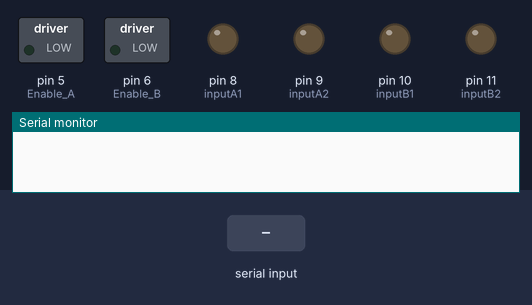
A sketch run on a simulated Arduino Uno, built with avr-gcc and run on an emulated ATmega328P. On the bench: switched loads named in the sketch (green lamp = pin HIGH), output pins drawn as LEDs (lit = HIGH), the last lines printed to the serial monitor. Inputs (shaded band) come from the test bench.

Above: at 1.2 s.
1.3 s: "1" received over Serial
At 1.6 s:
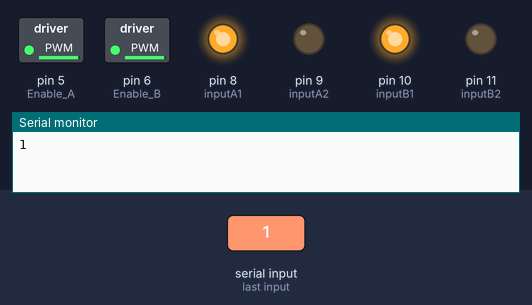
2.8 s: "2" received over Serial
At 3.9 s:
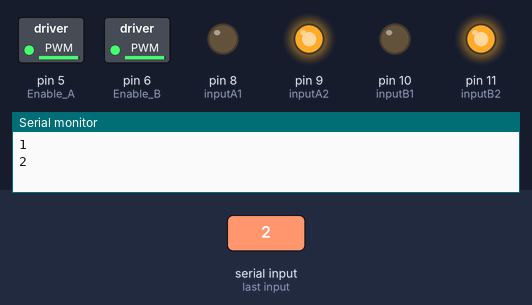
4.3 s: "3" received over Serial
At 5.1 s:
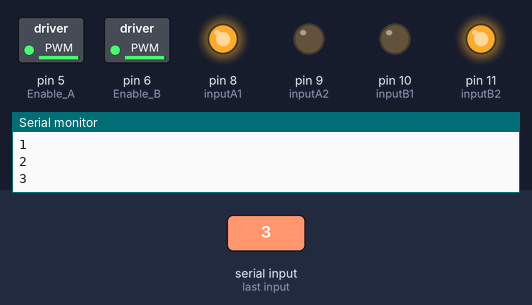
5.8 s: "4" received over Serial
At 6.2 s:
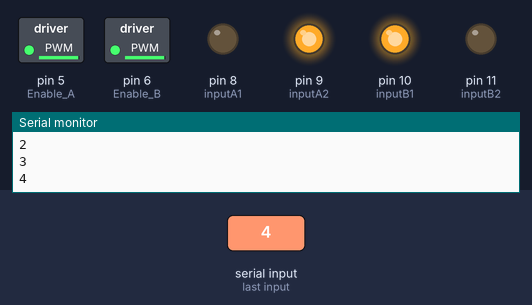
7.3 s: "5" received over Serial
At 8.5 s:
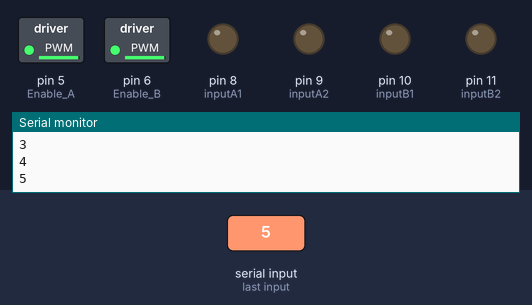
Timing chart, 0 to 9.8 s (numbered marks = the images above; inputs shaded):
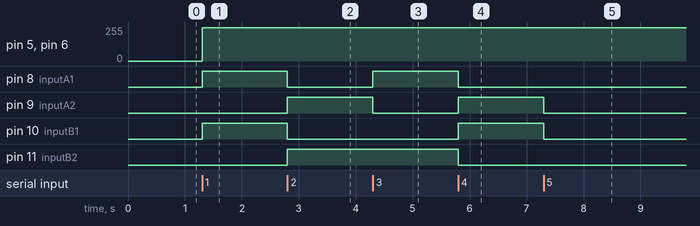

Measured:
- after the input at 1.3 s, pin 5 (Enable_A), pin 6 (Enable_B): 0/255 → 250/255 at once; pin 8 (inputA1), pin 10 (inputB1): LOW → HIGH at once
- after the input at 2.8 s, pin 8 (inputA1), pin 10 (inputB1): HIGH → LOW at once; pin 9 (inputA2), pin 11 (inputB2): LOW → HIGH at once
- after the input at 4.3 s, pin 8 (inputA1): LOW → HIGH at once; pin 9 (inputA2): HIGH → LOW at once
- after the input at 5.8 s, pin 8 (inputA1), pin 11 (inputB2): HIGH → LOW at once; pin 9 (inputA2), pin 10 (inputB1): LOW → HIGH at once
- after the input at 7.3 s, pin 9 (inputA2), pin 10 (inputB1): HIGH → LOW at once

The sketch:

main.ino
```cpp
const int inputA1 = 8;       // Sol motorların Kontrolü
const int inputA2 = 9;       // Sol motorların Kontrolü
const int inputB1 = 10;       // Sağ motorların Kontrolü
const int inputB2 = 11;       // Sağ motorların Kontrolü
const int Enable_A = 5;
const int Enable_B = 6;

int speed = 250;

String inputString="";
char junk;

void setup() {
  pinMode(inputA1, OUTPUT);
  pinMode(inputA2, OUTPUT);
  pinMode(inputB1, OUTPUT);
  pinMode(inputB2, OUTPUT);
  pinMode(Enable_A, OUTPUT);
  pinMode(Enable_B, OUTPUT);
  Serial.begin(9600);
}

void loop() {
  if(Serial.available()){
  while(Serial.available())
    {
      char inChar = (char)Serial.read();
      inputString += inChar;
    }
    Serial.println(inputString);
    while (Serial.available() > 0)
    { junk = Serial.read() ; }
    if(inputString == "1"){
    analogWrite(Enable_A, speed);
    analogWrite(Enable_B, speed);
    digitalWrite(inputA1, HIGH);
    digitalWrite(inputA2, LOW);
    digitalWrite(inputB1 , HIGH);
    digitalWrite(inputB2, LOW);
    }else if(inputString == "2"){
    analogWrite(Enable_A, speed);
    analogWrite(Enable_B, speed);
    digitalWrite(inputA1, LOW);
    digitalWrite(inputA2, HIGH);
    digitalWrite(inputB1 , LOW);
    digitalWrite(inputB2, HIGH);
    }else if(inputString == "3"){
    analogWrite(Enable_A, speed);
    analogWrite(Enable_B, speed);
    digitalWrite(inputA1, HIGH);
    digitalWrite(inputA2, LOW);
    digitalWrite(inputB1 , LOW);
    digitalWrite(inputB2, HIGH);
    }else if(inputString == "4"){
    analogWrite(Enable_A, speed);
    analogWrite(Enable_B, speed);
    digitalWrite(inputA1, LOW);
    digitalWrite(inputA2, HIGH);
    digitalWrite(inputB1 , HIGH);
    digitalWrite(inputB2, LOW);
    }else if(inputString == "5"){
    digitalWrite(inputA1, LOW);
    digitalWrite(inputA2, LOW);
    digitalWrite(inputB1 , LOW);
    digitalWrite(inputB2, LOW);
    }
    inputString = "";
  }
}
```
